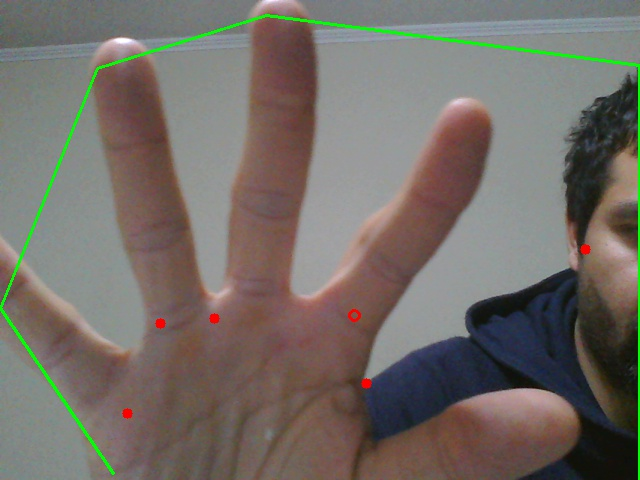
#> input picture python/ReconocimientoImgs/hand.jpg, 640 x 480 px
$ python 02contours.py   (Python 2 division)   (older library calls are emulated)
#> lines starting #> are read from the running program, lines starting #| are printed output that depends on the picture; after the words box and inside, x2 and y2 are one past the last pixel; in counts of white or black regions, pixels touching at a corner belong together
import numpy as np
import cv2

# Load an color image in grayscale
imageName = "hand.jpg";
img = cv2.imread(imageName, 0)
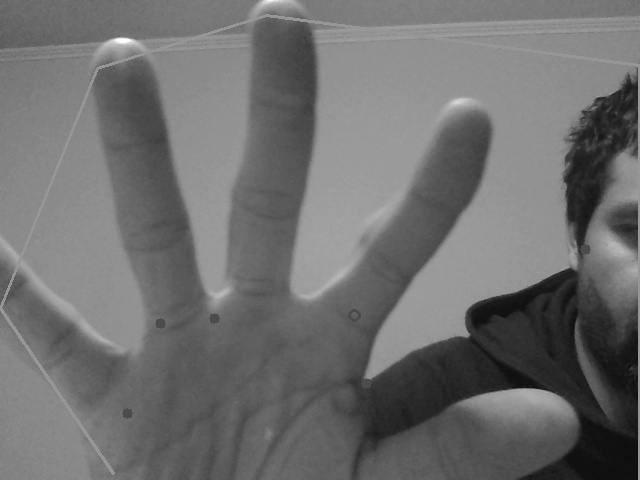
#> img: shape (480, 640); min 12, max 255, mean 110.6
cv2.imshow(imageName,img)

ret,thresh = cv2.threshold(img,127,255,0)
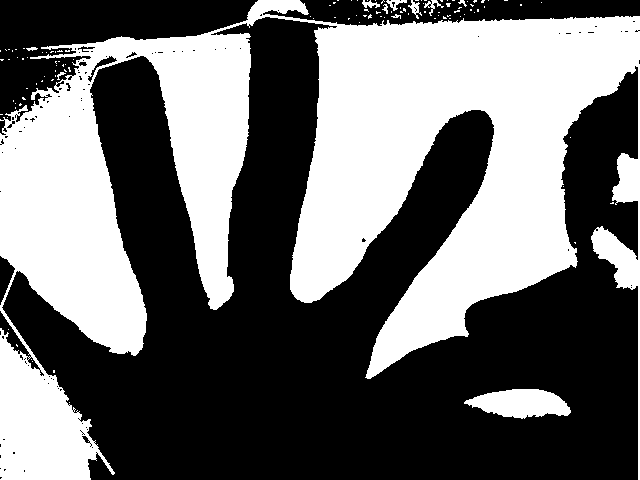
#> thresh: shape (480, 640); 42.4% white; 116 white regions (105 under 20 px)
(imageCountours,contours, hierarchy) = cv2.findContours(thresh,cv2.RETR_TREE,cv2.CHAIN_APPROX_SIMPLE)
#> contours = 236 contours, 222 with area under 20; largest, box (x1, y1, x2, y2) and area: (0, 0, 640, 480) 125136, (464, 389, 571, 419) 2064, (87, 55, 118, 83) 180, (27, 356, 41, 371) 83, (386, 0, 407, 11) 77
totalContornos = len(contours)
#> totalContornos = 236
cnt = contours[0]
#> cnt = [[69, 402]]
lenCnt = len(cnt)
#> lenCnt = 1
print "Contornos: %d   lenCnt: %d" % (totalContornos, lenCnt)
#| Contornos: 236   lenCnt: 1
cv2.drawContours(img,contours,-1,(0,255,0),-1)
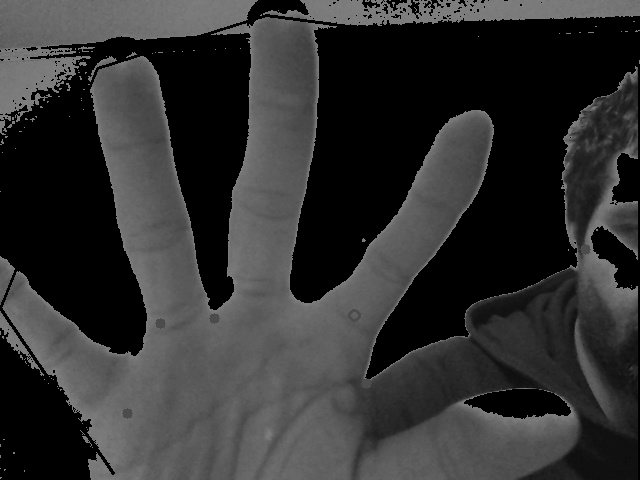
#> img: shape (480, 640); min 0, max 127, mean 49.1
cv2.imshow('output',img)
cv2.waitKey(0)
cv2.imwrite("contourn.jpg",img)
cv2.destroyAllWindows()
